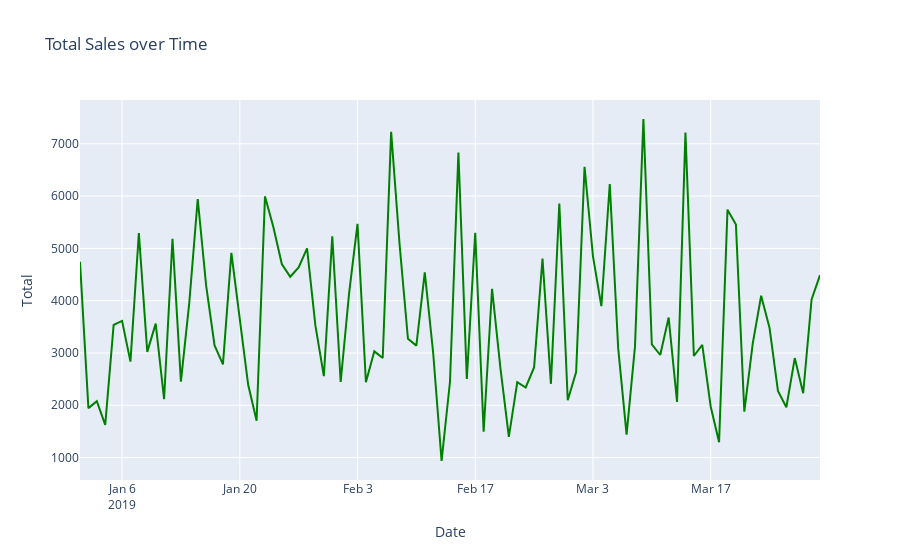

Notebook source saved alongside this figure:
### Code cell
px.line(date_sales, x = 'Date' , y = 'Total', title = 'Total Sales over Time',color_discrete_sequence=['green'])
